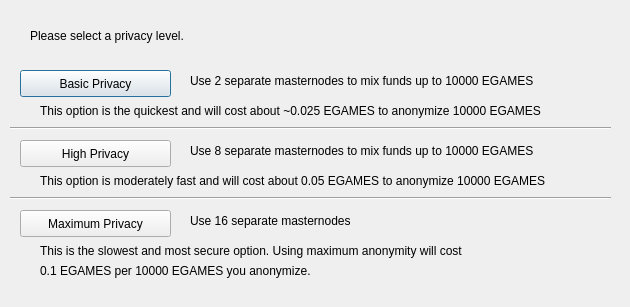
<?xml version="1.0" encoding="UTF-8"?>
<ui version="4.0">
 <class>ObfuscationConfig</class>
 <widget class="QDialog" name="ObfuscationConfig">
  <property name="geometry">
   <rect>
    <x>0</x>
    <y>0</y>
    <width>630</width>
    <height>307</height>
   </rect>
  </property>
  <property name="windowTitle">
   <string>Configure Obfuscation</string>
  </property>
  <widget class="QPushButton" name="buttonBasic">
   <property name="geometry">
    <rect>
     <x>20</x>
     <y>70</y>
     <width>151</width>
     <height>27</height>
    </rect>
   </property>
   <property name="text">
    <string>Basic Privacy</string>
   </property>
  </widget>
  <widget class="QPushButton" name="buttonHigh">
   <property name="geometry">
    <rect>
     <x>20</x>
     <y>140</y>
     <width>151</width>
     <height>27</height>
    </rect>
   </property>
   <property name="text">
    <string>High Privacy</string>
   </property>
  </widget>
  <widget class="QPushButton" name="buttonMax">
   <property name="geometry">
    <rect>
     <x>20</x>
     <y>210</y>
     <width>151</width>
     <height>27</height>
    </rect>
   </property>
   <property name="text">
    <string>Maximum Privacy</string>
   </property>
  </widget>
  <widget class="QLabel" name="label">
   <property name="geometry">
    <rect>
     <x>30</x>
     <y>20</y>
     <width>571</width>
     <height>31</height>
    </rect>
   </property>
   <property name="text">
    <string>Please select a privacy level.</string>
   </property>
  </widget>
  <widget class="QLabel" name="label_2">
   <property name="geometry">
    <rect>
     <x>190</x>
     <y>70</y>
     <width>421</width>
     <height>21</height>
    </rect>
   </property>
   <property name="text">
    <string>Use 2 separate masternodes to mix funds up to 10000 EGAMES</string>
   </property>
  </widget>
  <widget class="QLabel" name="label_3">
   <property name="geometry">
    <rect>
     <x>190</x>
     <y>140</y>
     <width>411</width>
     <height>21</height>
    </rect>
   </property>
   <property name="text">
    <string>Use 8 separate masternodes to mix funds up to 10000 EGAMES</string>
   </property>
  </widget>
  <widget class="QLabel" name="label_4">
   <property name="geometry">
    <rect>
     <x>190</x>
     <y>210</y>
     <width>421</width>
     <height>21</height>
    </rect>
   </property>
   <property name="text">
    <string>Use 16 separate masternodes</string>
   </property>
  </widget>
  <widget class="QLabel" name="label_6">
   <property name="geometry">
    <rect>
     <x>40</x>
     <y>100</y>
     <width>561</width>
     <height>21</height>
    </rect>
   </property>
   <property name="text">
    <string>This option is the quickest and will cost about ~0.025 EGAMES to anonymize 10000 EGAMES</string>
   </property>
  </widget>
  <widget class="QLabel" name="label_7">
   <property name="geometry">
    <rect>
     <x>40</x>
     <y>170</y>
     <width>561</width>
     <height>21</height>
    </rect>
   </property>
   <property name="text">
    <string>This option is moderately fast and will cost about 0.05 EGAMES to anonymize 10000 EGAMES</string>
   </property>
  </widget>
  <widget class="QLabel" name="label_8">
   <property name="geometry">
    <rect>
     <x>40</x>
     <y>240</y>
     <width>561</width>
     <height>21</height>
    </rect>
   </property>
   <property name="text">
    <string>This is the slowest and most secure option. Using maximum anonymity will cost</string>
   </property>
  </widget>
  <widget class="QLabel" name="label_9">
   <property name="geometry">
    <rect>
     <x>40</x>
     <y>260</y>
     <width>561</width>
     <height>21</height>
    </rect>
   </property>
   <property name="text">
    <string>0.1 EGAMES per 10000 EGAMES you anonymize.</string>
   </property>
  </widget>
  <widget class="Line" name="line">
   <property name="geometry">
    <rect>
     <x>10</x>
     <y>120</y>
     <width>601</width>
     <height>16</height>
    </rect>
   </property>
   <property name="orientation">
    <enum>Qt::Horizontal</enum>
   </property>
  </widget>
  <widget class="Line" name="line_2">
   <property name="geometry">
    <rect>
     <x>10</x>
     <y>190</y>
     <width>601</width>
     <height>16</height>
    </rect>
   </property>
   <property name="orientation">
    <enum>Qt::Horizontal</enum>
   </property>
  </widget>
 </widget>
 <resources/>
 <connections/>
</ui>
